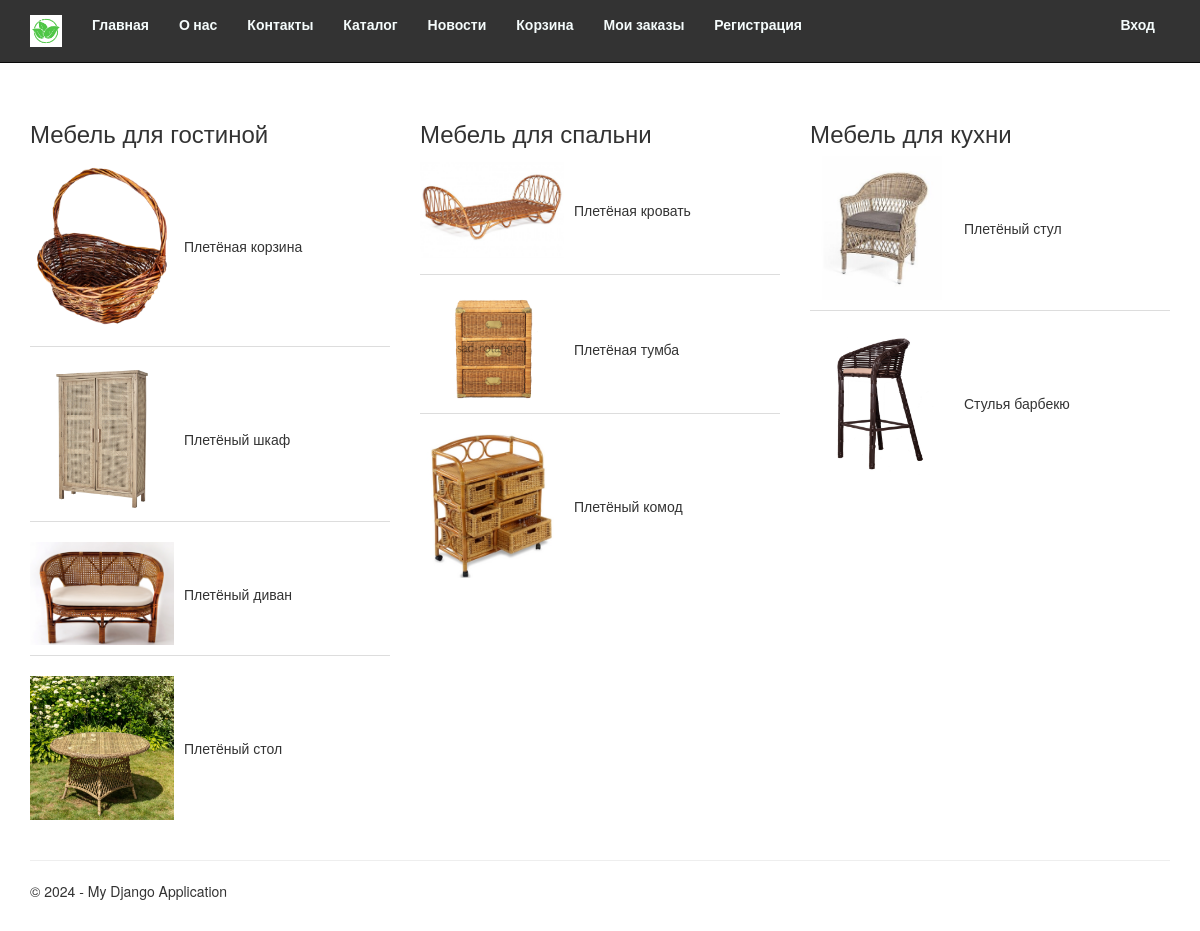
Page /catalog/ on the committed database.
### app/models.py (models this page shows, shortened)
class Category(models.Model):
    name = models.CharField(max_length=100, verbose_name="Название категории")
    class Meta:
        verbose_name = "Категория"
        verbose_name_plural = "Категории"

class Product(models.Model):
    name = models.CharField(max_length=100, verbose_name="Название товара")
    description = models.TextField(verbose_name="Описание товара")
    price = models.DecimalField(max_digits=10, decimal_places=2, verbose_name="Цена")
    image = models.FileField(default = 'temp.jmp', verbose_name = "Путь к картинке")
    category_id = models.ForeignKey(Category, on_delete=models.CASCADE, verbose_name="Категория")
    class Meta:
        verbose_name = "Товар"
        verbose_name_plural = "Товары"

### app/views.py (the view)
# urls.py: path('catalog/', views.catalog, name='catalog'),
def catalog(request):
    categories = Category.objects.all()
    assert isinstance(request, HttpRequest)
    return render(
        request,
        'app/catalog.html',
        {
            'categories': categories,
            'year': datetime.now().year,
        }
    )

### app/templates/app/catalog.html (shortened to what this page needs)
{% extends "app/layout.html" %}
{% block content %}
<div class="row">
    {% for category in categories %}
    <div class="col-md-4">
        <h3>{{ category.name }}</h3>
        <ul class="product-list">
            {% for product in category.product_set.all %}
            <li class="product-item">
                <a href="{% url 'product_detail' product.id %}">
                    <img src="{{ product.image.url }}" alt="{{ product.name }}" class="product-image" />
                    {{ product.name }}
                </a>
            </li>
            {% endfor %}
        </ul>
    </div>
    {% endfor %}
</div>
{% endblock %}

### app/templates/app/layout.html (shortened to what this page needs)
<!DOCTYPE html>
<html>
<head>
    {% load staticfiles %}
    <link rel="stylesheet" type="text/css" href="{% static 'app/content/bootstrap.css' %}" />
    <link rel="stylesheet" type="text/css" href="{% static 'app/content/site.css' %}" />
</head>
<body>
    <div class="navbar navbar-inverse navbar-fixed-top">
        <div class="container">
            <div class="navbar-header">
                <a href="/" class="navbar-brand"> <img src="{% static 'app/content/logo.png' %}" alt="logo" id="logo" /> </a>
            </div>
            <div class="navbar-collapse collapse">
                <ul class="nav navbar-nav">
                    <li><a href="{% url 'home' %}">Главная</a></li>
                    <li><a href="{% url 'about' %}">О нас</a></li>
                    <li><a href="{% url 'contact' %}">Контакты</a></li>
                    <li><a href="{% url 'catalog' %}">Каталог</a></li>
                    <li><a href="{% url 'blog' %}">Новости</a></li>
                    <li><a href="{% url 'cart' %}">Корзина</a></li>
                    <li><a href="{% url 'order_list' %}">Мои заказы</a></li>
                    {% if not user.is_authenticated %}
                    <li><a href="{% url 'registration' %}">Регистрация</a></li>
                    {% endif %}
                </ul>
                    {% include 'app/loginpartial.html' %}
                </div>
            </div>
        </div>
        <div class="container body-content">
    {% block content %}{% endblock %}
            <hr/>
            <footer>
                <p>&copy; {{ year }} - My Django Application</p>
            </footer>
        </div>
    </body>
    </html>

### app/templates/app/loginpartial.html
﻿{% if user.is_authenticated %}
<form id="logoutForm" action="/logout/" method="post" class="navbar-right">
    {% csrf_token %}
    <ul class="nav navbar-nav navbar-right">
        <li><span class="navbar-brand">Привет {{ user.username }}!</span></li>
        <li><a href="javascript:document.getElementById('logoutForm').submit()">Выйти</a></li>
    </ul>
</form>
{% else %}
<ul class="nav navbar-nav navbar-right">
    <li><a href="{% url 'login' %}">Вход</a></li>
</ul>
{% endif %}

### app/static/app/content/site.css (style rules this page uses)
body { padding-top: 80px; padding-bottom: 20px; }
.body-content { padding-left: 15px; padding-right: 15px; }
#logo { width: 32px; height: auto; }
.product-image { max-width: 40%; height: auto; }
.navbar-inverse .navbar-brand, .navbar-inverse .navbar-nav > li > a { font-family: 'Roboto', sans-serif; font-weight: 550; color: #f5fcfc; }
.navbar-inverse { background-color: #333; border-color: #080808; }
.product-image { max-width: 100px; height: auto; margin-right: 10px; vertical-align: middle; }
.product-list { list-style-type: none; padding: 0; }
.product-item { margin-bottom: 20px; border-bottom: 1px solid #ddd; padding-bottom: 10px; }
.product-item:last-child { border-bottom: none; margin-bottom: 0; }
.product-item a { display: flex; align-items: center; text-decoration: none; color: #333; }
.product-image { max-width: 40%; height: auto; cursor: pointer; }

### rows in the picture
Category: name "Мебель для гостиной"
Product: image (picture), name "Плетёная корзина"
Product: image (picture), name "Плетёный шкаф"
Product: image (picture), name "Плетёный диван"
Product: image (picture), name "Плетёный стол"
Category: name "Мебель для спальни"
Product: image (picture), name "Плетёная кровать"
Product: image (picture), name "Плетёная тумба"
Product: image (picture), name "Плетёный комод"
Category: name "Мебель для кухни"
Product: image (picture), name "Плетёный стул"
Product: image (picture), name "Стулья барбекю"
